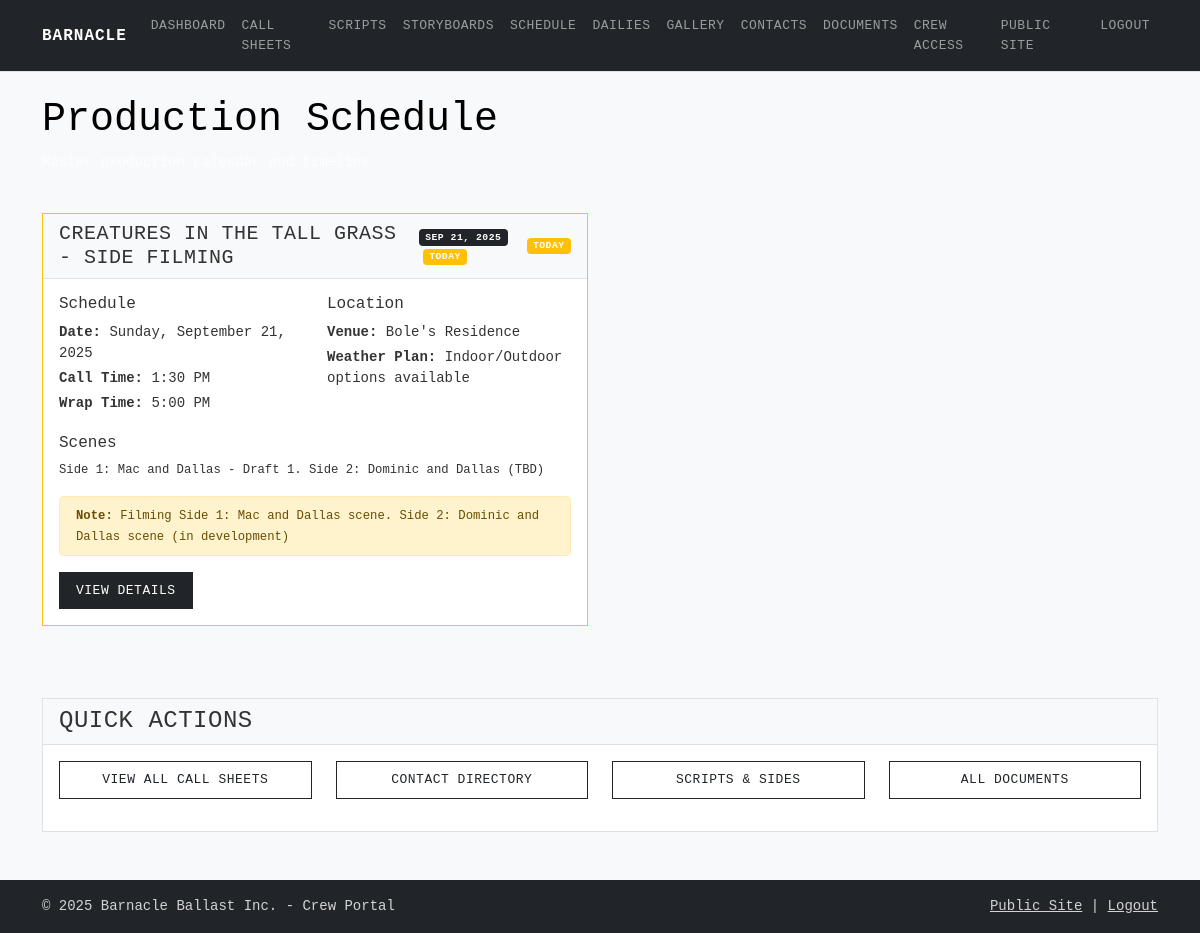
The app's page /crew/schedule (signed in) with its own data.
### app.py (models this page shows, shortened)
class CallSheet(db.Model):
    id = db.Column(db.Integer, primary_key=True)
    title = db.Column(db.String(200), nullable=False)
    date = db.Column(db.Date, nullable=False)
    location = db.Column(db.String(200), nullable=False)
    call_time = db.Column(db.String(20), nullable=False)
    wrap_time = db.Column(db.String(20), nullable=False)
    weather_contingency = db.Column(db.Text)
    cast_notes = db.Column(db.Text)
    crew_notes = db.Column(db.Text)
    special_notes = db.Column(db.Text)
    scenes = db.Column(db.Text)
    created_at = db.Column(db.DateTime, default=datetime.utcnow)
    updated_at = db.Column(db.DateTime, default=datetime.utcnow, onupdate=datetime.utcnow)

### app.py (the view)
@app.route('/crew/schedule')
def crew_schedule():
    if not session.get('crew_logged_in'):
        return redirect(url_for('crew_login'))
    call_sheets = CallSheet.query.order_by(CallSheet.date).all()
    today = datetime.now().date()
    return render_template('crew/schedule.html', call_sheets=call_sheets, today=today)

### templates/crew/schedule.html (shortened to what this page needs)
{% extends "crew/crew_base.html" %}
{% block content %}
<div class="container mt-4">
    <div class="row mb-4">
        <div class="col">
            <h1 class="text-black">Production Schedule</h1>
            <p class="text-light">Master production calendar and timeline</p>
        </div>
    </div>
    {% if call_sheets %}
    <div class="row">
        {% for sheet in call_sheets %}
        <div class="col-lg-6 mb-4">
            <div class="card schedule-card"
                data-call-sheet="{{ sheet.date.isoformat() }}">
                <div
                    class="card-header d-flex justify-content-between align-items-center">
                    <h5 class="mb-0">{{ sheet.title }}</h5>
                    <div>
                        <span class="badge bg-primary">{{
                            sheet.date.strftime('%b %d, %Y') }}</span>
                        {% set days_diff = (sheet.date - today).days %}
                        {% if days_diff == 0 %}
                        <span class="badge bg-warning ms-1">TODAY</span>
                        {% elif days_diff == 1 %}
                        <span class="badge bg-info ms-1">TOMORROW</span>
                        {% elif days_diff < 0 %}
                        <span class="badge bg-secondary ms-1">COMPLETED</span>
                        {% endif %}
                    </div>
                </div>
                <div class="card-body">
                    <div class="row">
                        <div class="col-md-6">
                            <h6>Schedule</h6>
                            <p class="mb-1"><strong>Date:</strong> {{
                                sheet.date.strftime('%A, %B %d, %Y') }}</p>
                            <p class="mb-1"><strong>Call Time:</strong> {{
                                sheet.call_time }}</p>
                            <p class="mb-1"><strong>Wrap Time:</strong> {{
                                sheet.wrap_time }}</p>
                        </div>
                        <div class="col-md-6">
                            <h6>Location</h6>
                            <p class="mb-1"><strong>Venue:</strong> {{
                                sheet.location }}</p>
                            {% if sheet.weather_contingency %}
                            <p class="mb-1"><strong>Weather Plan:</strong> {{
                                sheet.weather_contingency }}</p>
                            {% endif %}
                        </div>
                    </div>
                    {% if sheet.scenes %}
                    <div class="mt-3">
                        <h6>Scenes</h6>
                        <p class="small">{{ sheet.scenes }}</p>
                    </div>
                    {% endif %}
                    {% if sheet.special_notes %}
                    <div class="alert alert-warning mt-3 py-2">
                        <small><strong>Note:</strong> {{ sheet.special_notes
                            }}</small>
                    </div>
                    {% endif %}
                    <div class="mt-3">
                        <a
                            href="{{ url_for('crew_callsheet_detail', sheet_id=sheet.id) }}"
                            class="btn btn-primary btn-sm">View Details</a>
                    </div>
                </div>
            </div>
        </div>
        {% endfor %}
    </div>
    {% endif %}
    <div class="row mt-5">
        <div class="col">
            <div class="card">
                <div class="card-header">
                    <h4 class="mb-0">Quick Actions</h4>
                </div>
                <div class="card-body">
                    <div class="row">
                        <div class="col-md-3 mb-3">
                            <a href="{{ url_for('crew_callsheets') }}"
                                class="btn btn-outline-primary w-100">View All
                                Call Sheets</a>
                        </div>
                        <div class="col-md-3 mb-3">
                            <a href="{{ url_for('crew_contacts') }}"
                                class="btn btn-outline-primary w-100">Contact
                                Directory</a>
                        </div>
                        <div class="col-md-3 mb-3">
                            <a href="{{ url_for('crew_scripts') }}"
                                class="btn btn-outline-primary w-100">Scripts &
                                Sides</a>
                        </div>
                        <div class="col-md-3 mb-3">
                            <a href="{{ url_for('crew_documents') }}"
                                class="btn btn-outline-primary w-100">All
                                Documents</a>
                        </div>
                    </div>
                </div>
            </div>
        </div>
    </div>
</div>
{% endblock %}

### static/css/main.css (style rules this page uses)
:root { --bb-primary: #2c5f63; --bb-secondary: #6c757d; --bb-accent: #495057; --bb-dark: #212529; --bb-light: #f8f9fa; --bb-border: #dee2e6; }
body { font-family: 'SF Mono', 'Monaco', 'Inconsolata', 'Roboto Mono', 'Courier New', monospace; line-height: 1.5; font-size: 14px; color: var(--bb-dark); background-color: #ffffff; }
.btn { font-family: inherit; font-size: 13px; font-weight: 500; border-radius: 0; border: 1px solid var(--bb-border); padding: 8px 16px; text-transform: uppercase; letter-spacing: 0.5px; transition: all 0.2s ease; }
.btn-primary { background-color: var(--bb-dark); border-color: var(--bb-dark); color: white; }
.btn-outline-primary { color: var(--bb-dark); border-color: var(--bb-dark); background-color: transparent; }
.bg-primary { background-color: var(--bb-dark) !important; }
.card { border: 1px solid var(--bb-border); border-radius: 0; box-shadow: none; background-color: white; }
.card-header { background-color: var(--bb-light); border-bottom: 1px solid var(--bb-border); font-weight: 600; font-size: 13px; text-transform: uppercase; letter-spacing: 0.5px; }
.crew-portal { background-color: #f8f9fa; color: var(--bb-dark); }

### static/css/crew.css (style rules this page uses)
.crew-portal { background-color: #f8f9fa; min-height: 100vh; font-family: 'SF Mono', 'Monaco', 'Inconsolata', 'Roboto Mono', 'Courier New', monospace; }
.crew-portal .card { background-color: rgba(255, 255, 255, 0.95); color: #333; }
.crew-portal .text-light { color: rgba(255, 255, 255, 0.8) !important; }

### records on screen
CallSheet: title "CREATURES IN THE TALL GRASS - SIDE FILMING", date "SEP 21, 2025", date "Sunday, September 21, 2025", call_time "1:30 PM", wrap_time "5:00 PM", location "Bole's Residence", weather_contingency "Indoor/Outdoor options available", scenes "Side 1: Mac and Dallas - Draft 1. Side 2: Dominic and Dallas (TBD)", special_notes "Filming Side 1: Mac and Dallas scene. Side 2: Dominic and Dallas scene (in development)"
